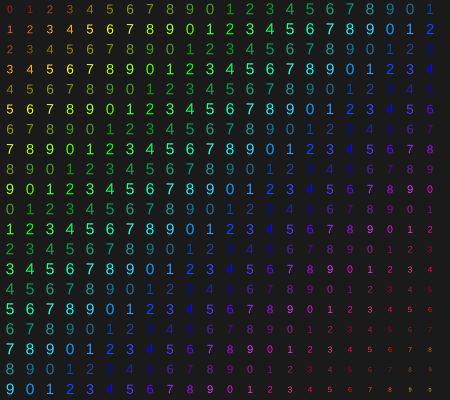
Frame 1 (no input)
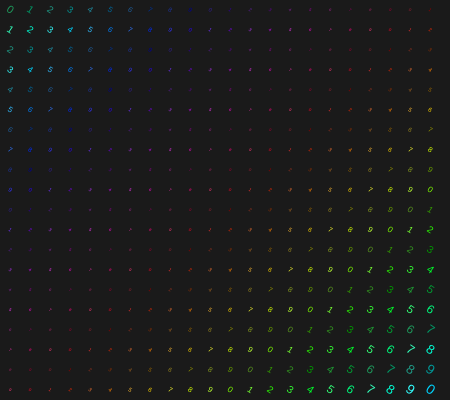
Frame 60 (no input)
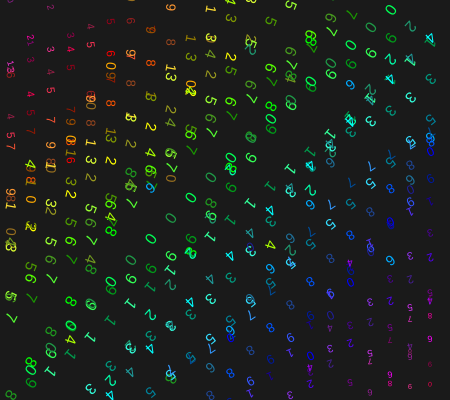
Frame 120 (the mouse pressed at the canvas centre since frame 60)

The p5.js sketch that drew these frames (run headless with seeded random() and noise() and a simulated clock; from frame 60 on, the mouse is pressed at the canvas centre):

// p5.js sketch
// ── sketch.js
let cols, rows;
let cellSize = 20;
let time = 0;
let waveAmplitude;

function setup() {
  createCanvas(450, 400);
  cols = floor(width / cellSize);
  rows = floor(height / cellSize);
  colorMode(HSB, 360, 100, 100, 1);
  waveAmplitude = height / 6;
  textAlign(CENTER, CENTER);
}

function draw() {
  background(0, 0, 10);
  
  let mouseXNormalized = map(mouseX, 0, width, 0, 1);
  let mouseYNormalized = map(mouseY, 0, height, 0, 1);
  
  time += 0.05;

  for (let x = 0; x < cols; x++) {
    for (let y = 0; y < rows; y++) {
      let xPos = x * cellSize;
      let yPos = y * cellSize;
      
      // Используем modulo для создания различных волновых паттернов
      let waveType = (x + y) % 4;
      
      let waveOffset = 0;
      switch (waveType) {
        case 0:
          waveOffset = sin(time + x * 0.2 + y * 0.3) * waveAmplitude * mouseYNormalized;
          break;
        case 1:
          waveOffset = cos(time + x * 0.3 + y * 0.2) * waveAmplitude * mouseYNormalized;
          break;
        case 2:
          waveOffset = tan(time + x * 0.1 + y * 0.4) * waveAmplitude * mouseYNormalized;
          break;
        case 3:
          waveOffset = sin(time + x * 0.4 + y * 0.1) * cos(time + y * 0.3) * waveAmplitude * mouseYNormalized;
          break;
      }
      
      let size = map(sin(time + x * 0.1 + y * 0.1), -1, 1, cellSize * 0.2, cellSize * 0.8);
      
      // Используем modulo для создания цветовых вариаций
      let hue = (x * 10 + y * 10 + time * 50) % 360;
      let saturation = 80 + (x % 2) * 20;
      let brightness = 60 + (y % 2) * 40;
      
      fill(hue, saturation, brightness);
      noStroke();
      
      push();
      translate(xPos + cellSize / 2, yPos + cellSize / 2 + waveOffset);
      
      // Поворачиваем цифры в зависимости от положения мыши
      rotate((x + y) * 0.1 * mouseXNormalized + time * 0.2);
      
      // Используем modulo для выбора цифры
      let digit = (x + y) % 10;
      textSize(size);
      text(digit, 0, 0);
      
      pop();
    }
  }
}

function windowResized() {
  resizeCanvas(windowWidth, windowHeight);
  cols = floor(width / cellSize);
  rows = floor(height / cellSize);
  waveAmplitude = height / 6;
}
